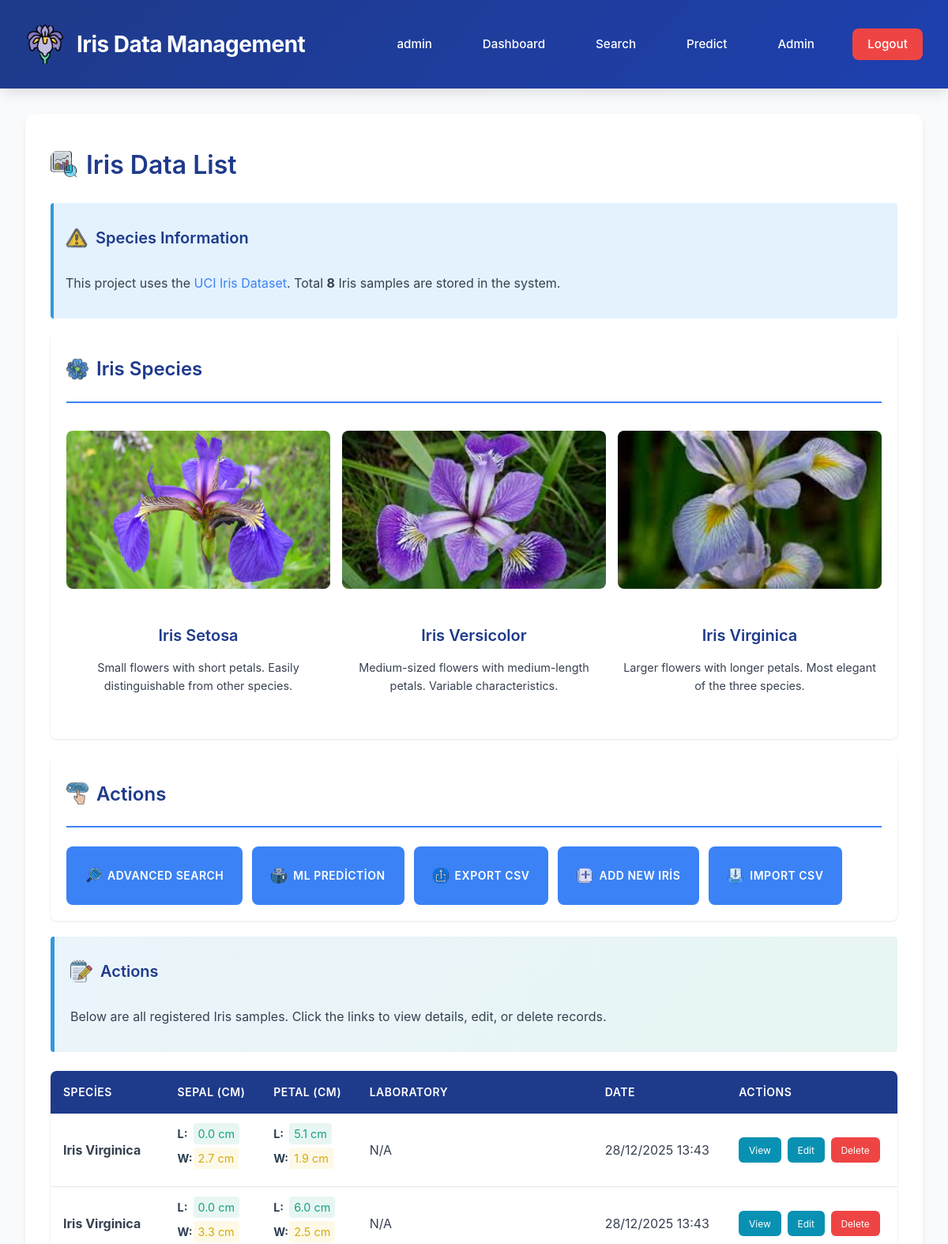
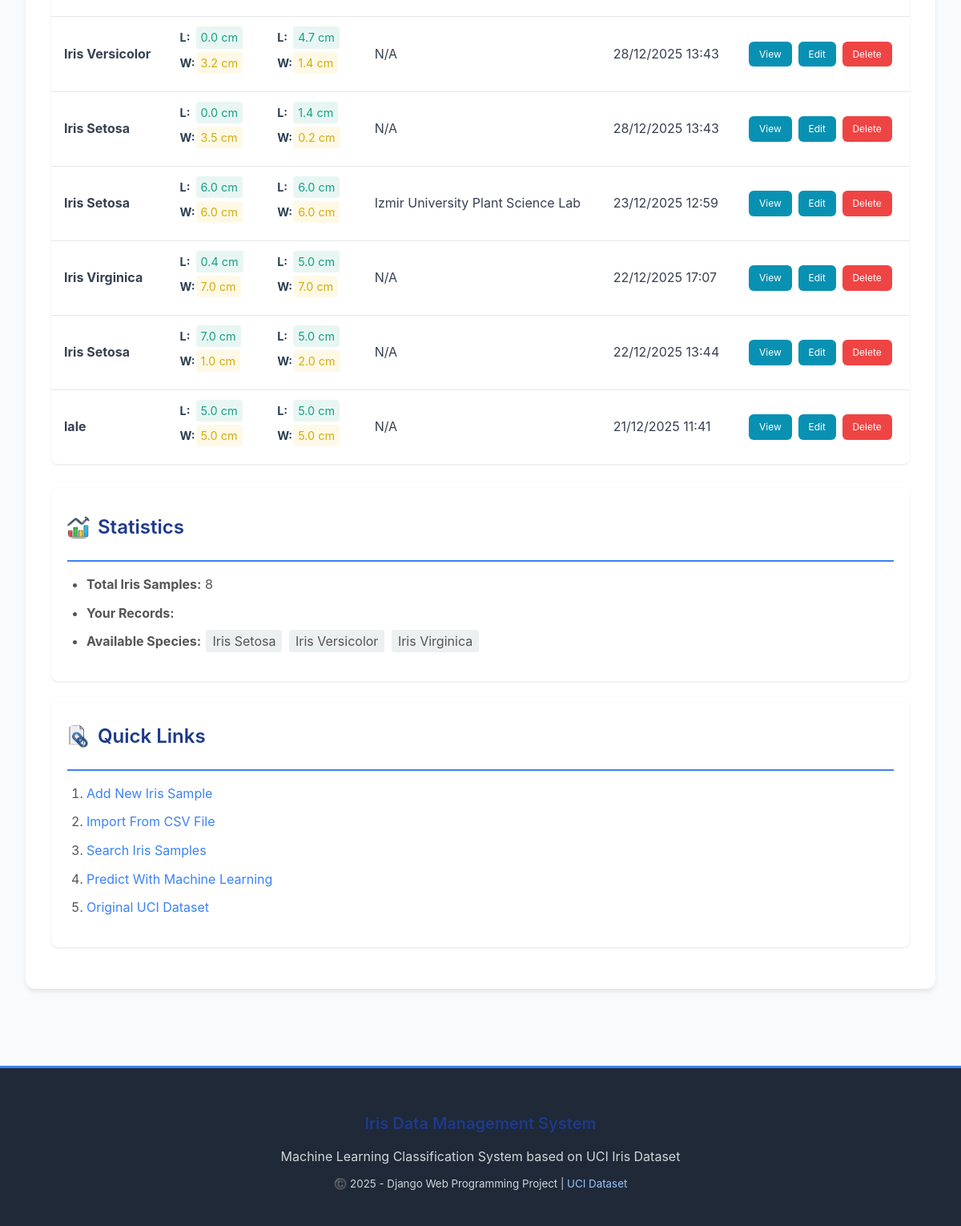
Screenshot of / (signed in) with the database file from the repository (2 pictures, top to bottom).
### iris_app/models.py (models this page shows, shortened)
class IrisPlant(models.Model):
    SPECIES_CHOICES = [
        ('setosa', 'Iris Setosa'),
        ('versicolor', 'Iris Versicolor'),
        ('virginica', 'Iris Virginica'),
    ]
    sepal_length = models.FloatField(
        verbose_name="Sepal Length (cm)",
        validators=[MinValueValidator(0.0)],
        help_text="Length of the sepal (in cm)"
    )
    sepal_width = models.FloatField(
        verbose_name="Sepal Width (cm)",
        validators=[MinValueValidator(0.0)],
        help_text="Width of the sepal (in cm)"
    )
    petal_length = models.FloatField(
        verbose_name="Petal Length (cm)",
        validators=[MinValueValidator(0.0)],
        help_text="Length of the petal (in cm)"
    )
    petal_width = models.FloatField(
        verbose_name="Petal Width (cm)",
        validators=[MinValueValidator(0.0)],
        help_text="Width of the petal (in cm)"
    )
    species = models.CharField(
        max_length=50,
        choices=SPECIES_CHOICES,
        verbose_name="Species",
        help_text="Iris plant species (setosa, versicolor or virginica)"
    )
    lab = models.ForeignKey(
        Laboratory,
        on_delete=models.SET_NULL,
        null=True,
        blank=True,
        verbose_name="Laboratory",
        related_name='iris_plants',
        help_text="Source laboratory of this sample"
    )
    created_by = models.ForeignKey(
        User,
        on_delete=models.CASCADE,
        verbose_name="Created By",
        related_name='iris_plants',
        help_text="User who created this record"
    )
    created_at = models.DateTimeField(
        auto_now_add=True,
        verbose_name="Created At"
    )
    updated_at = models.DateTimeField(
        auto_now=True,
        verbose_name="Updated At"
    )
    class Meta:
        ordering = ['-created_at']
        verbose_name = 'Iris Sample'
        verbose_name_plural = 'Iris Samples'
        indexes = [
            models.Index(fields=['species']),
            models.Index(fields=['created_at']),
            models.Index(fields=['created_by']),
        ]

class Laboratory(models.Model):
    name = models.CharField(
        max_length=100,
        verbose_name="Laboratory Name",
        unique=True
    )
    city = models.CharField(
        max_length=50,
        verbose_name="City"
    )
    description = models.TextField(
        blank=True,
        null=True,
        verbose_name="Description"
    )
    phone = models.CharField(
        max_length=20,
        blank=True,
        null=True,
        verbose_name="Phone"
    )
    email = models.EmailField(
        blank=True,
        null=True,
        verbose_name="Email"
    )
    country = models.CharField(
        max_length=50,
        default="Turkey",
        verbose_name="Country"
    )
    established_year = models.IntegerField(
        blank=True,
        null=True,
        verbose_name="Established Year"
    )
    created_at = models.DateTimeField(auto_now_add=True, verbose_name="Created At")
    updated_at = models.DateTimeField(auto_now=True, verbose_name="Updated At")
    class Meta:
        ordering = ['name']
        verbose_name = 'Laboratory'
        verbose_name_plural = 'Laboratories'
        indexes = [
            models.Index(fields=['name']),
            models.Index(fields=['city']),
        ]

### iris_app/views.py (the view)
# urls.py: path('', views.iris_list, name='iris_list'),
@login_required(login_url='login')
def iris_list(request):
    samples = IrisPlant.objects.all().select_related('lab', 'created_by').order_by('-created_at')
    is_editor = is_editor_check(request.user)
    context = {
        'samples': samples,
        'total_count': samples.count(),
        'species_types': dict(IrisPlant.SPECIES_CHOICES) if hasattr(IrisPlant, 'SPECIES_CHOICES') else {},
        'is_editor': is_editor,
    }
    return render(request, 'iris_app/iris_list.html', context)

### iris_app/templates/iris_app/iris_list.html (shortened to what this page needs)
{% extends 'iris_app/base.html' %}
{% load static %}
{% block content %}
<h1 style="display: flex; align-items: center; gap: 10px;">
    <img src="{% static 'images/stock-market.png' %}" alt="Iris Icon" style="width: 35px; height: 35px;">
    Iris Data List
</h1>
<div class="div-info">
    <h3 style="display: flex; align-items: center; gap: 10px; margin-top: 0;">
        <img src="{% static 'images/warning.png' %}" alt="Species Icon" style="width: 28px; height: 28px;" onerror="this.style.display='none'">
        Species Information
    </h3>
    <p>This project uses the <a href="https://archive.ics.uci.edu/ml/datasets/iris" target="_blank">UCI Iris Dataset</a>. Total <strong>{{ total_count }}</strong> Iris samples are stored in the system.</p>
</div>
<div class="div-section">
    <h2 style="display: flex; align-items: center; gap: 10px; margin-top: 0;">
        <img src="{% static 'images/flower.png' %}" alt="Species Icon" style="width: 28px; height: 28px;" onerror="this.style.display='none'">
        Iris Species
    </h2>
    <div class="gallery">
        <div style="text-align: center;">
            <img src="{% static 'images/setosa.jpg' %}" alt="Iris Setosa - Small purple flower with short petals" style="width: 100%; height: 200px; object-fit: cover;">
            <h3>Iris Setosa</h3>
            <p style="font-size: 0.9rem;">Small flowers with short petals. Easily distinguishable from other species.</p>
        </div>
        <div style="text-align: center;">
            <img src="{% static 'images/versicolor.jpeg' %}" alt="Iris Versicolor - Medium purple flower with medium petals" style="width: 100%; height: 200px; object-fit: cover;">
            <h3>Iris Versicolor</h3>
            <p style="font-size: 0.9rem;">Medium-sized flowers with medium-length petals. Variable characteristics.</p>
        </div>
        <div style="text-align: center;">
            <img src="{% static 'images/virginia.jpeg' %}" alt="Iris Virginica - Large purple flower with long petals" style="width: 100%; height: 200px; object-fit: cover;">
            <h3>Iris Virginica</h3>
            <p style="font-size: 0.9rem;">Larger flowers with longer petals. Most elegant of the three species.</p>
        </div>
    </div>
</div>
<div class="div-section">
    <h2 style="display: flex; align-items: center; gap: 10px; margin-top: 0;">
        <img src="{% static 'images/call-to-action.png' %}" alt="Actions Icon" style="width: 28px; height: 28px;" onerror="this.style.display='none'">
        Actions
    </h2>
    <div class="btn-group">
        <a href="{% url 'iris_search' %}" class="btn" style="display: inline-flex; align-items: center; gap: 8px;">
            <img src="{% static 'images/searchs.png' %}" alt="CSV" style="width: 20px; height: 20px;" onerror="this.style.display='none'">
            Advanced Search
        </a>
        <a href="{% url 'iris_predict' %}" class="btn" style="display: inline-flex; align-items: center; gap: 8px;">
            <img src="{% static 'images/machine-learning.png' %}" alt="CSV" style="width: 20px; height: 20px;" onerror="this.style.display='none'">
            ML Prediction
        </a>
        {% if is_editor %}
            <a href="{% url 'export_csv' %}" class="btn" style="display: inline-flex; align-items: center; gap: 8px;">
                <img src="{% static 'images/share.png' %}" alt="CSV" style="width: 20px; height: 20px;" onerror="this.style.display='none'">
                Export CSV
            </a>
            <a href="{% url 'iris_create' %}" class="btn" style="display: inline-flex; align-items: center; gap: 8px;">
                <img src="{% static 'images/new.png' %}" alt="CSV" style="width: 20px; height: 20px;" onerror="this.style.display='none'">
                Add New Iris
            </a>
            <a href="{% url 'import_csv' %}" class="btn" style="display: inline-flex; align-items: center; gap: 8px;">
                <img src="{% static 'images/inbox.png' %}" alt="CSV" style="width: 20px; height: 20px;" onerror="this.style.display='none'">
                Import CSV
            </a>
        {% endif %}
    </div>
</div>
<div class="div-highlight">
    <h3 style="display: flex; align-items: center; gap: 10px; margin-top: 0;">
        <img src="{% static 'images/notepad.png' %}" alt="Actions Icon" style="width: 28px; height: 28px;" onerror="this.style.display='none'">
        Actions
    </h3>
    <p>Below are all registered Iris samples. Click the links to view details, edit, or delete records.</p>
</div>
{% if samples %}
    <table>
        <thead>
            <tr>
                <th>Species</th>
                <th>Sepal (cm)</th>
                <th>Petal (cm)</th>
                <th>Laboratory</th>
                <th>Date</th>
                <th>Actions</th>
            </tr>
        </thead>
        <tbody>
            {% for sample in samples %}
            <tr>
                <td><strong>{{ sample.get_species_display }}</strong></td>
                <td>
                    <ul style="margin: 0; list-style: none; padding: 0; font-size: 0.9rem;">
                        <li style="margin-bottom: 4px; display: flex; align-items: center;">
                            <span style="font-weight: bold; color: #2c3e50; width: 20px;">L:</span>
                            <span style="background-color: #e8f6f3; padding: 2px 6px; border-radius: 4px; color: #16a085;">
                                {{ sample.sepal_length }} cm
                            </span>
                        </li>
                        <li style="display: flex; align-items: center;">
                            <span style="font-weight: bold; color: #2c3e50; width: 20px;">W:</span>
                            <span style="background-color: #fef9e7; padding: 2px 6px; border-radius: 4px; color: #d4ac0d;">
                                {{ sample.sepal_width }} cm
                            </span>
                        </li>
                    </ul>
                </td>
                <td>
                    <ul style="margin: 0; list-style: none; padding: 0; font-size: 0.9rem;">
                        <li style="margin-bottom: 4px; display: flex; align-items: center;">
                            <span style="font-weight: bold; color: #2c3e50; width: 20px;">L:</span>
                            <span style="background-color: #e8f6f3; padding: 2px 6px; border-radius: 4px; color: #16a085;">
                                {{ sample.petal_length }} cm
                            </span>
                        </li>
                        <li style="display: flex; align-items: center;">
                            <span style="font-weight: bold; color: #2c3e50; width: 20px;">W:</span>
                            <span style="background-color: #fef9e7; padding: 2px 6px; border-radius: 4px; color: #d4ac0d;">
                                {{ sample.petal_width }} cm
                            </span>
                        </li>
                    </ul>
                </td>
                <td>{{ sample.lab.name|default:"N/A" }}</td>
                <td>{{ sample.created_at|date:"d/m/Y H:i" }}</td>
                <td>
                    <div class="table-actions">
                        <a href="{% url 'iris_detail' sample.pk %}" class="edit">View</a>
                        {% if is_editor %}
                            {% if sample.created_by == user or user.is_superuser %}
                                <a href="{% url 'iris_update' sample.pk %}" class="edit">Edit</a>
                                <a href="{% url 'iris_delete' sample.pk %}" class="delete">Delete</a>
                            {% endif %}
                        {% endif %}
                    </div>
                </td>
            </tr>
            {% endfor %}
        </tbody>
    </table>
{% endif %}
<div class="div-section" style="margin-top: 30px;">
    <h2 style="display: flex; align-items: center; gap: 10px; margin-top: 0;">
        <img src="{% static 'images/bar-chart.png' %}" alt="Actions Icon" style="width: 28px; height: 28px;" onerror="this.style.display='none'">
        Statistics
    </h2>
    <ul>
        <li><strong>Total Iris Samples:</strong> {{ total_count }}</li>
        <li><strong>Your Records:</strong> {{ user.irisplant_set.count }}</li>
        <li><strong>Available Species:</strong>
            {% for species, display_name in species_types.items %}
                <span style="background: #ecf0f1; padding: 4px 8px; border-radius: 4px; margin: 2px;">{{ display_name }}</span>
            {% endfor %}
        </li>
    </ul>
</div>
<div class="div-section">
    <h2 style="display: flex; align-items: center; gap: 10px; margin-top: 0;">
        <img src="{% static 'images/hyperlink.png' %}" alt="Actions Icon" style="width: 28px; height: 28px;" onerror="this.style.display='none'">
        Quick Links
    </h2>
    <ol>
        {% if is_editor %}
            <li><a href="{% url 'iris_create' %}">Add New Iris Sample</a></li>
            <li><a href="{% url 'import_csv' %}">Import From CSV File</a></li>
        {% endif %}
        <li><a href="{% url 'iris_search' %}">Search Iris Samples</a></li>
        <li><a href="{% url 'iris_predict' %}">Predict With Machine Learning</a></li>
        <li><a href="https://archive.ics.uci.edu/ml/datasets/iris" target="_blank">Original UCI Dataset</a></li>
    </ol>
</div>
{% endblock %}

### iris_app/templates/iris_app/base.html (shortened to what this page needs)
{% load static %}
<!DOCTYPE html>
<html lang="tr">
<head>
    <link rel="stylesheet" href="{% static 'css/style.css' %}">
</head>
<body>
<header>
    <div class="container">
        <div style="display: flex; align-items: center; gap: 15px;">
            <img src="{% static 'images/iris-flower.png' %}"
                 alt="Iris Logo"
                 style="width: 50px; height: 50px; border-radius: 50%;">
            <h1>Iris Data Management</h1>
        </div>
        <nav>
            {% if user.is_authenticated %}
                <span>{{ user.first_name|default:user.username }}</span>
                <a href="{% url 'iris_list' %}">Dashboard</a>
                <a href="{% url 'iris_search' %}">Search</a>
                <a href="{% url 'iris_predict' %}">Predict</a>
                {% if user.is_staff %}
                    <a href="{% url 'admin:index' %}">Admin</a>
                {% endif %}
                <a href="{% url 'logout' %}" class="logout-btn">Logout</a>
            {% else %}
                <a href="{% url 'login' %}">Sign In</a>
                <a href="{% url 'register' %}">Sign Up</a>
            {% endif %}
        </nav>
    </div>
</header>
<div class="main-content">
    <div class="container">
        <div class="main-container">
            {% block content %}{% endblock %}
        </div>
    </div>
</div>
<footer>
    <h3>Iris Data Management System</h3>
    <p>Machine Learning Classification System based on UCI Iris Dataset</p>
    <p><small>©️ 2025 - Django Web Programming Project | <a href="https://archive.ics.uci.edu/ml/datasets/iris" target="_blank">UCI Dataset</a></small></p>
</footer>
</body>
</html>

### rows the page displays
IrisPlant: species "Iris Virginica", sepal_length "0.0", sepal_width "2.7", petal_length "5.1", petal_width "1.9", lab.name "N/A", created_at "28/12/2025 13:43", shows "Edit"
IrisPlant: species "Iris Virginica", sepal_length "0.0", sepal_width "3.3", petal_length "6.0", petal_width "2.5", lab.name "N/A", created_at "28/12/2025 13:43", shows "Edit"
IrisPlant: species "Iris Versicolor", sepal_length "0.0", sepal_width "3.2", petal_length "4.7", petal_width "1.4", lab.name "N/A", created_at "28/12/2025 13:43", shows "Edit"
IrisPlant: species "Iris Setosa", sepal_length "0.0", sepal_width "3.5", petal_length "1.4", petal_width "0.2", lab.name "N/A", created_at "28/12/2025 13:43", shows "Edit"
IrisPlant: species "Iris Setosa", sepal_length "6.0", sepal_width "6.0", petal_length "6.0", petal_width "6.0", lab.name "Izmir University Plant Science Lab", created_at "23/12/2025 12:59", shows "Edit"
IrisPlant: species "Iris Virginica", sepal_length "0.4", sepal_width "7.0", petal_length "5.0", petal_width "7.0", lab.name "N/A", created_at "22/12/2025 17:07", shows "Edit"
IrisPlant: species "Iris Setosa", sepal_length "7.0", sepal_width "1.0", petal_length "5.0", petal_width "2.0", lab.name "N/A", created_at "22/12/2025 13:44", shows "Edit"
IrisPlant: species "lale", sepal_length "5.0", sepal_width "5.0", petal_length "5.0", petal_width "5.0", lab.name "N/A", created_at "21/12/2025 11:41", shows "Edit"

### other values shown
{{ user.first_name|default:user.username }} "admin"
{{ total_count }} "8"
{{ display_name }} "Iris Setosa" "Iris Versicolor" "Iris Virginica"
